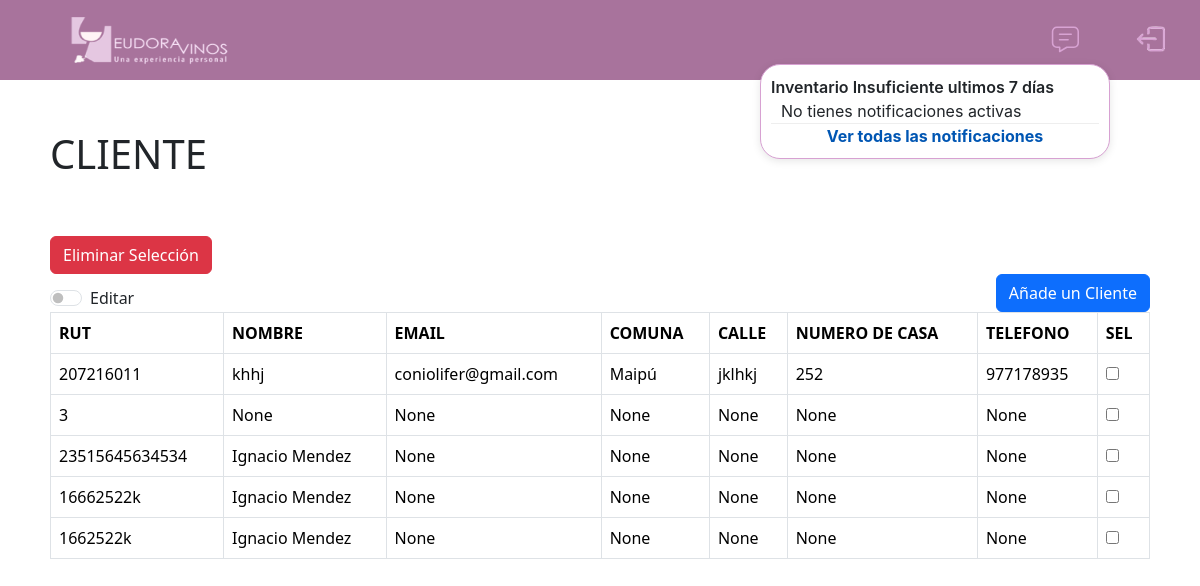
/cliente/ (signed in), run on the app's committed database.
### website/models.py (models this page shows, shortened)
class Cliente(models.Model):
    rut = models.CharField(primary_key=True, max_length=20)
    nombre = models.CharField( max_length=50, null=True)
    email = models.EmailField(null=True)
    comuna = models.CharField(max_length=50, null=True)
    calle = models.CharField(max_length=50, null=True)
    numero_de_casa = models.IntegerField(null=True)
    telefono = models.IntegerField(null=True)

### website/views.py (the view)
# urls.py: path('cliente/', views.cliente, name='cliente'), #muestra
@login_required
def cliente(request):
    clientes = Cliente.objects.all()
    return render(request, 'cliente.html', {'clientes': clientes})

### website/context_processors.py (called while the page is built)
def notificaciones(request):
    fecha_limite = datetime.now().date() - timedelta(days=7)
    notificaciones_activas = Alerta_stock.objects.filter(fecha_alerta__gte=fecha_limite)
    return {'notificaciones_activas': notificaciones_activas}

### website/templates/cliente.html (shortened to what this page needs)
{% load static%}
{% include "base.html" %}
{% block content %}
<div id="tablas-css">
    <link type="text/css" href='{% static "css/tablas.css" %}' rel="stylesheet"/>
    <div id="titulo-modelo">
        <h1>CLIENTE</h1>
    </div>
    <div class="col d-grid gap-2 d-md-flex">
        <button id="eliminar-seleccion" type="button" class="btn btn-danger">Eliminar Selección</button>
    </div>
    <div class="a">
        <div class="row align-items-end">
            <div class="col">
                <div id="ediciones">
                    <div class="form-check form-switch">
                        <input class="form-check-input" type="checkbox" role="switch" id="flexSwitchCheckDefault">
                        <label class="form-check-label" for="flexSwitchCheckDefault">Editar</label>
                    </div>
                </div>
            </div>
            <div class="col d-grid gap-2 d-md-flex justify-content-md-end">
                <button type="button" class="btn btn-primary" data-bs-toggle="modal" data-bs-target="#addnewcliente">
                    Añade un Cliente
                </button>
            </div>
        </div>
    </div>
    <table id="table" summary="tabla cliente" class="table table-bordered table-hover dt-responsive">
        <thead>
        <tr class="listado">
            <th> RUT </th>
            <th> NOMBRE </th>
            <th> EMAIL</th>
            <th> COMUNA </th>
            <th> CALLE </th>
            <th> NUMERO DE CASA </th>
            <th> TELEFONO </th>
            <th> SEL </th>
        </tr>
        </thead>
        <tbody>
            {% for cliente in clientes %}
            <tr class="listado">
                <td>{{ cliente.rut }}</td>
                <td class="editable" data-rut="{{ cliente.rut }}" data-type="nombre">{{ cliente.nombre }}</td>
                <td class="editable" data-rut="{{ cliente.rut }}" data-type="email">{{ cliente.email }}</td>
                <td class="editable" data-rut="{{ cliente.rut }}" data-type="comuna">{{ cliente.comuna }}</td>
                <td class="editable" data-rut="{{ cliente.rut }}" data-type="calle">{{ cliente.calle }}</td>
                <td class="editable" data-rut="{{ cliente.rut }}" data-type="numero_de_casa">{{ cliente.numero_de_casa }}</td>
                <td class="editable" data-rut="{{ cliente.rut }}" data-type="telefono">{{ cliente.telefono }}</td>
                <td>
                    <input type="checkbox" data-rut="{{ cliente.rut }}" name="seleccionar" id="seleccionar">
                </td>
            </tr>
            {% endfor %}
        </tbody>
    </table>
</div>
{% endblock %}

### website/static/css/tablas.css (style rules this page uses)
body { font-size: 140%; }
table { color: red; }
#tablas-css { padding: 50px; font-size: medium; font-weight: 100; }
#titulo-modelo { display: flex; flex-direction: row; padding-bottom: 50px; }

### data on the page
Cliente: rut "207216011", nombre "khhj", email "coniolifer@gmail.com", comuna "Maipú", calle "jklhkj", numero_de_casa "252", telefono "977178935"
Cliente: rut "3", nombre "None", email "None", comuna "None", calle "None", numero_de_casa "None", telefono "None"
Cliente: rut "23515645634534", nombre "Ignacio Mendez", email "None", comuna "None", calle "None", numero_de_casa "None", telefono "None"
Cliente: rut "16662522k", nombre "Ignacio Mendez", email "None", comuna "None", calle "None", numero_de_casa "None", telefono "None"
Cliente: rut "1662522k", nombre "Ignacio Mendez", email "None", comuna "None", calle "None", numero_de_casa "None", telefono "None"
